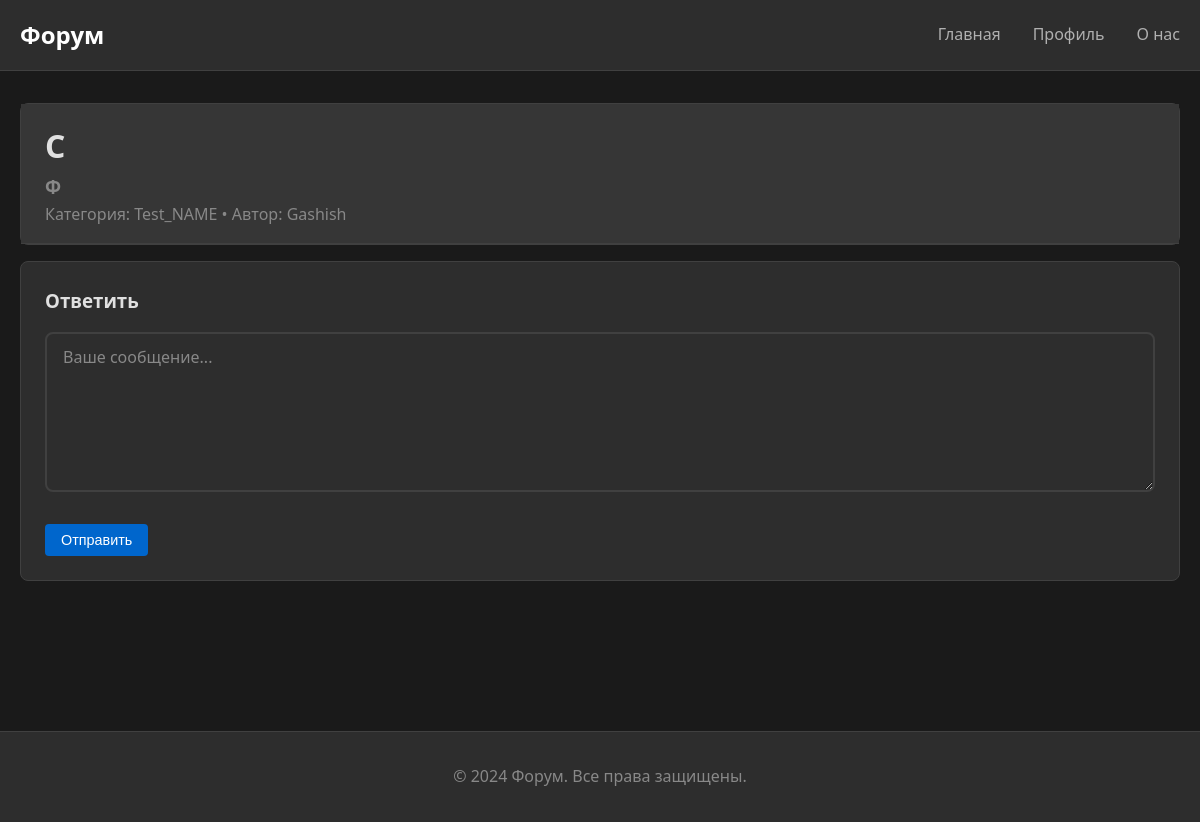
/topic/2, run on an earlier commit of the app's database.
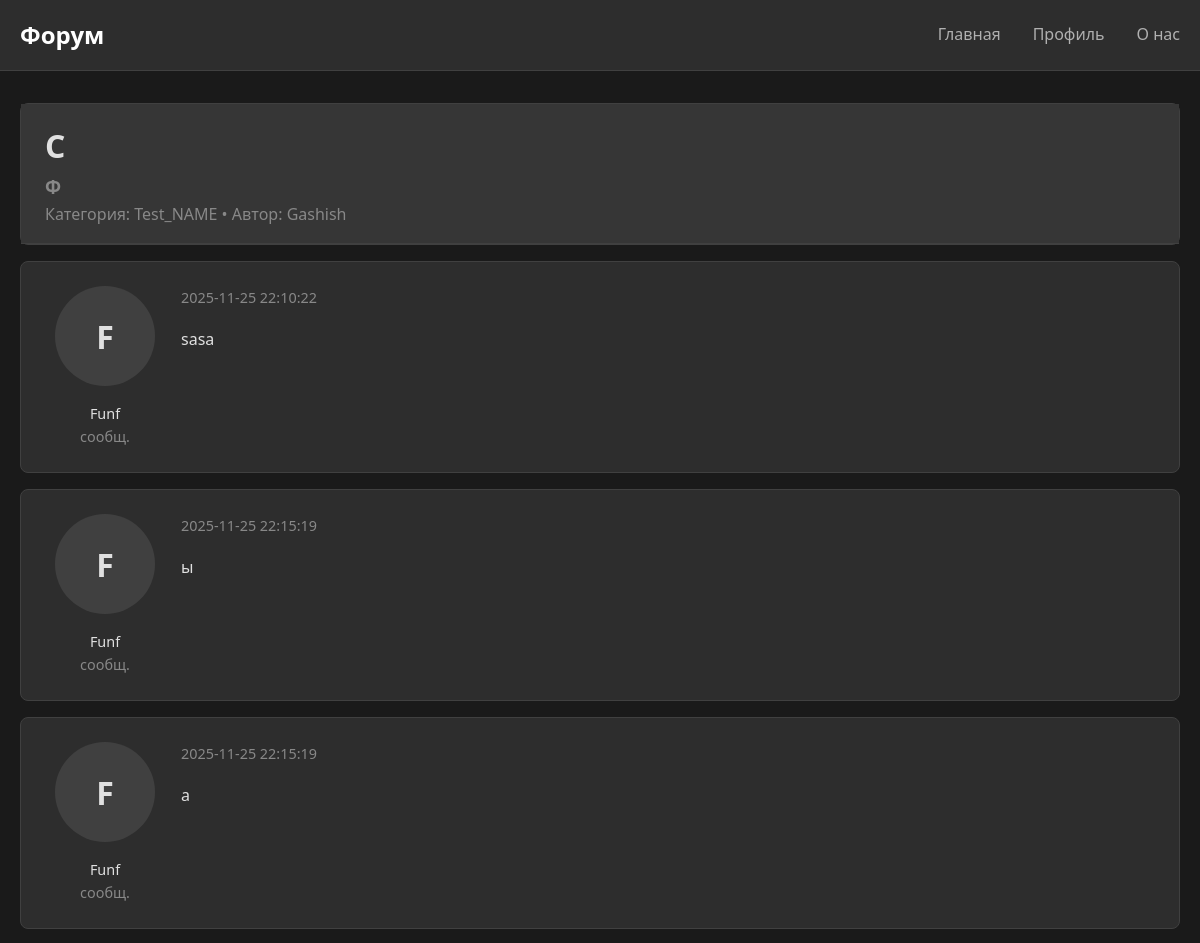
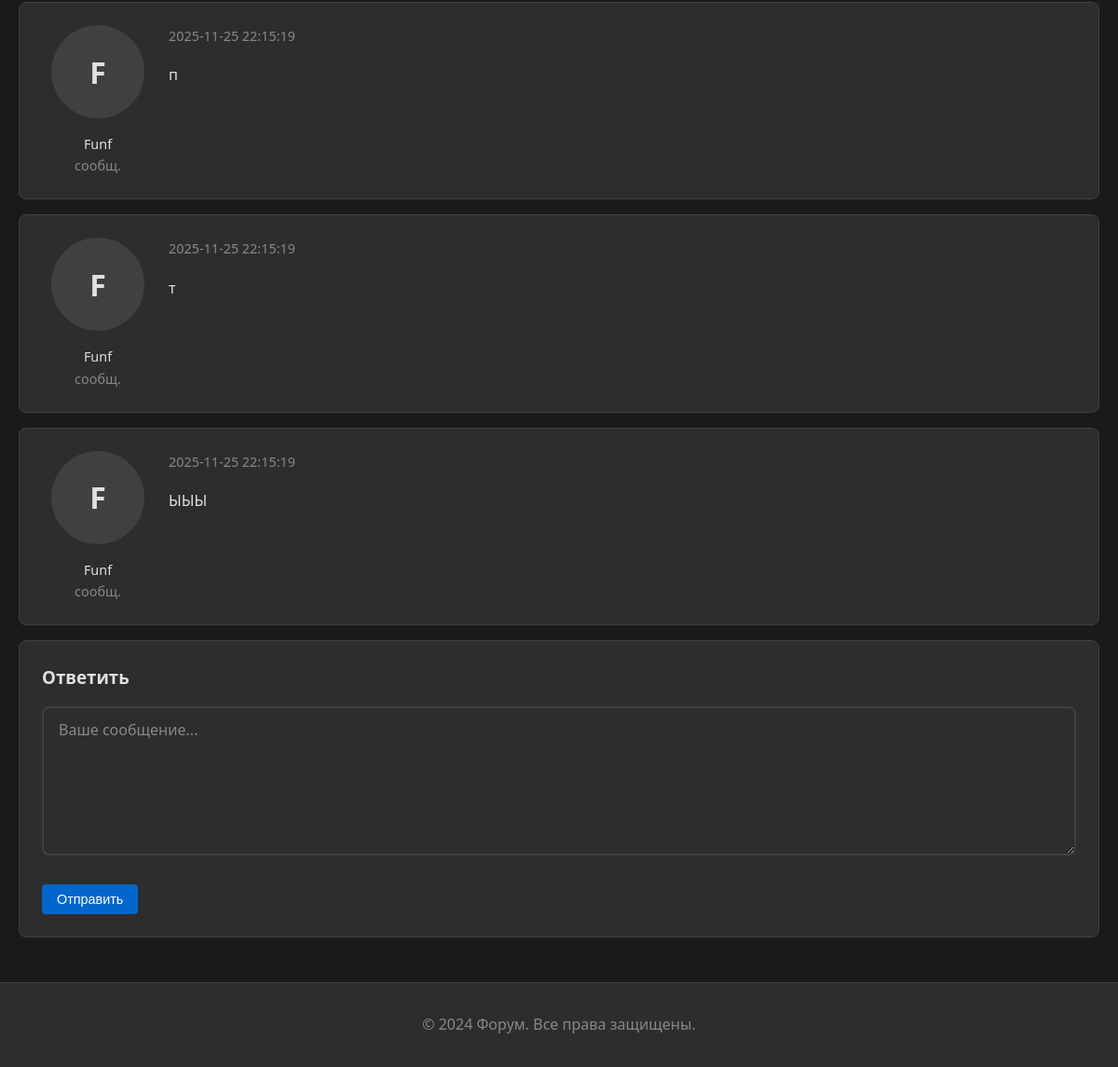
And on a later commit of the database (2 pictures, top to bottom).
### app3.py (models this page shows, shortened)
class Post(db.Model):
    __tablename__ = 'posts'
    id = db.Column(db.Integer, primary_key=True)
    user_id = db.Column(db.Integer, db.ForeignKey('users.id'), nullable=False)
    topic_id = db.Column(db.Integer, db.ForeignKey('topics.id'), nullable=False)
    content = db.Column(db.Text, nullable=False)
    created_at = db.Column(db.DateTime, default=datetime.now().replace(microsecond=0))

class User(db.Model):
    __tablename__ = 'users'
    id = db.Column(db.Integer, primary_key=True)
    username = db.Column(db.String(80), unique=True, nullable=False)
    email = db.Column(db.String(120), unique=True, nullable=False)
    password = db.Column(db.String(120), nullable=False)
    admin = db.Column(db.Integer, default=0)
    created_at = db.Column(db.DateTime, default=datetime.now().replace(microsecond=0))
    categories = db.relationship('Category', backref='author', lazy=True)
    topics = db.relationship('Topic', backref='author', lazy=True)
    posts = db.relationship('Post', backref='author', lazy=True)
    def __repr__(self):
        return f'{self.username}'

### app3.py (the view, shortened to what this page needs)
@app.route('/topic/<int:topic_id>', methods=['GET', 'POST'])
def topic(topic_id):
    topic = Topic.query.get(topic_id)
    posts = Post.query\
            .join(User, Post.user_id == User.id)\
            .join(Topic, Post.topic_id == Topic.id)\
            .add_columns(Post.id, Post.content, Post.created_at, User.username, Topic.title)\
            .filter(Post.topic_id == topic_id)
    return render_template('topic.html', topic=topic, posts=posts)

### app3.py (called while the page is built)
    def __repr__(self):
        return f'{self.name}'

### templates/topic.html (shortened to what this page needs)
<!DOCTYPE html>
<html lang="ru">
<head>
    <link rel="stylesheet" href="{{ url_for('static', filename='css/styles.css') }}">
</head>
<body>
    <header class="header">
        <div class="container">
            <nav class="navbar">
                <a href="{{ url_for('index') }}" class="logo">Форум</a>
                <ul class="nav-links">
                    <li><a href="{{ url_for('index') }}">Главная</a></li>
                    <li><a href="{{ url_for('profile') }}">Профиль</a></li>
                    <li><a href="{{ url_for('about') }}">О нас</a></li>
                </ul>
            </nav>
        </div>
    </header>
    <main class="main-content">
        <div class="container">
            <div class="card">
                <div class="card-header">
                    <h1>{{ topic.title }}</h1>
                    <h3 class="text-muted">{{ topic.content }}</h3>
                    <p class="text-muted">Категория: {{ topic.category }} • Автор: {{ topic.author }}</p>
                </div>
            </div>
            {% for post in posts %}
            <div class="card">
                <div class="card-body">
                    <div class="flex gap-4">
                        <div style="min-width: 120px; text-align: center;">
                            <div class="avatar avatar-large" style="margin: 0 auto 1rem auto;">
                                {{ post.username[:1] }}
                            </div>
                            <div class="text-small">{{ post.username }}</div>
                            <div class="text-small text-muted">{{ post.post_count }} сообщ.</div>
                        </div>
                        <div style="flex: 1;">
                            <div class="text-small text-muted" style="margin-bottom: 1rem;">
                                {{ post.created_at }}
                            </div>
                            <div style="line-height: 1.8;">
                                {{ post.content }}
                            </div>
                        </div>
                    </div>
                </div>
            </div>
            {% endfor %}
            <div class="card">
                <div class="card-body">
                    <h3 style="margin-bottom: 1rem;">Ответить</h3>
                    <form method="POST">
                        <div class="form-group">
                            <textarea class="form-input" rows="6" placeholder="Ваше сообщение..." name="content" required></textarea>
                        </div>
                        <button type="submit" class="btn btn-primary">Отправить</button>
                    </form>
                </div>
            </div>
        </div>
    </main>
    <footer class="footer">
        <div class="container">
            <p>&copy; 2024 Форум. Все права защищены.</p>
        </div>
    </footer>
</body>
</html>

What changed in the data, as far as the page shows it:
added Post: username "F", username "Funf", created_at "2025-11-25 22:10:22", content "sasa"
now on this page (row edited): Post: username "F", username "Funf", created_at "2025-11-25 22:15:19", content "ы"
now on this page (row edited): Post: username "F", username "Funf", created_at "2025-11-25 22:15:19", content "а"
now on this page (row edited): Post: username "F", username "Funf", created_at "2025-11-25 22:15:19", content "п"
now on this page (row edited): Post: username "F", username "Funf", created_at "2025-11-25 22:15:19", content "т"
now on this page (row edited): Post: username "F", username "Funf", created_at "2025-11-25 22:15:19", content "ЫЫЫ"
